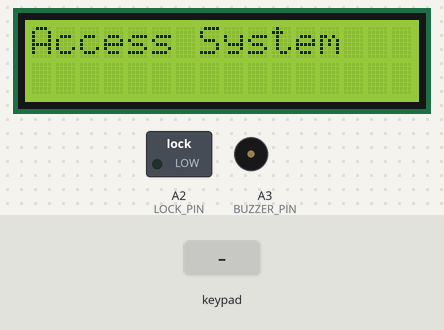
Bench run of a sketch on a simulated Arduino Uno, built with avr-gcc and run on an emulated ATmega328P. On the bench: 16×2 character LCD, switched loads named in the sketch (green lamp = pin HIGH), buzzer (waves = sounding). The inputs (shaded band) are chosen by the test bench.

Above: at 1.3 s.
1.4 s: keypad keys 5 8 7 9 = pressed 0.4 s apart
At 4.0 s:
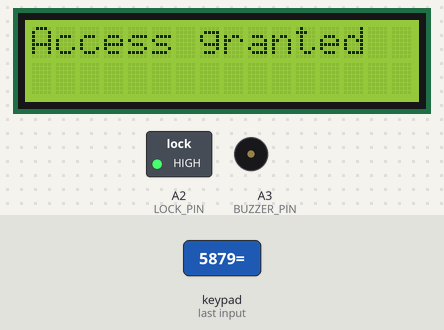
4.9 s: keypad keys 1 3 9 7 = pressed 0.4 s apart
At 9.5 s:
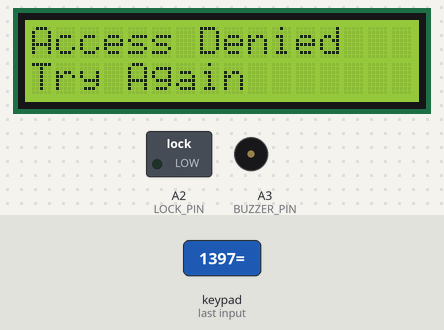
9.9 s: keypad keys 5 8 7 9 * pressed 0.4 s apart
At 12.0 s:
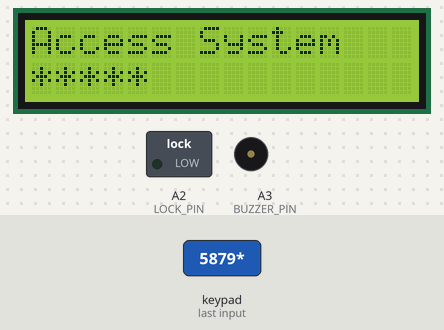
13.4 s: key '7' pressed
At 14.6 s:
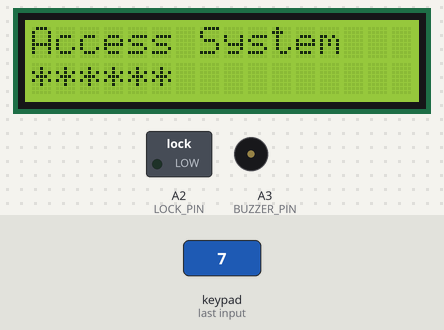
14.9 s: key '8' pressed
At 15.5 s:
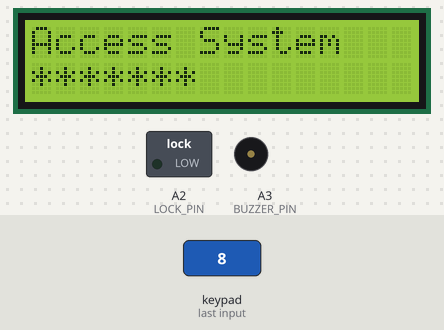
16.4 s: key '9' pressed
At 16.9 s:
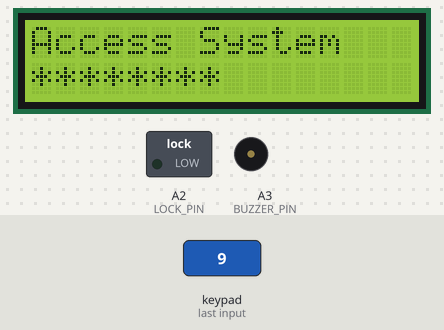
Timing chart, 0 to 19.4 s (numbered marks = the images above; inputs shaded):
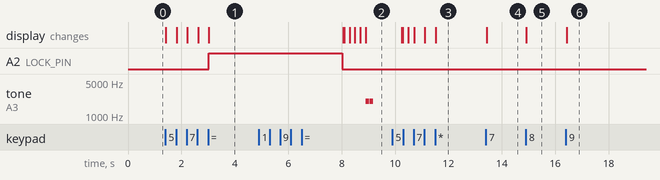

The sketch:

Main.ino
```cpp
// ControlAcceso.ino
#include <Arduino.h>
#include "Config.h"
#include "KeypadManager.h"
#include "DisplayManager.h"
#include "AccessController.h"

// Pines en arrays para KeypadManager
const byte rowPins[4] = { KP_ROW_PIN_0, KP_ROW_PIN_1, KP_ROW_PIN_2, KP_ROW_PIN_3 };
const byte colPins[4] = { KP_COL_PIN_0, KP_COL_PIN_1, KP_COL_PIN_2, KP_COL_PIN_3 };

// Objetos
KeypadManager keypad(rowPins, colPins);
DisplayManager display(LCD_I2C_ADDR);
AccessController access("5879"); // contraseña por defecto: "1234". Cámbiala aquí.

// Variables de entrada
String inputBuffer = "";
unsigned long lastInputTime = 0;

void setup() {
  pinMode(LOCK_PIN, OUTPUT);
  pinMode(BUZZER_PIN, OUTPUT);
  digitalWrite(LOCK_PIN, LOW);
  digitalWrite(BUZZER_PIN, LOW);

  Serial.begin(9600);
  keypad.begin();
  display.begin();
  display.showWelcome();
}

void loop() {
  // Si está bloqueado, mostrar tiempo restante
  if (access.isLocked()) {
    unsigned long rem = access.lockRemainingMs();
    char buf[17];
    snprintf(buf, sizeof(buf), "Bloqued: %lus", (rem+999)/1000);
    display.showMessage("Access Denied", String(buf));
    tone(BUZZER_PIN, 1000, 100); // alerta corta (opcional)
    delay(500);
    return;
  }

  char k = keypad.getKey();
  if (k != '\0') {
    lastInputTime = millis();
    // manejo de teclas
    if (k == 'C') {
      // borrar
      inputBuffer = "";
    } else if (k == '=') {
      // confirmar
      if (inputBuffer.length() > 0) {
        bool ok = access.verify(inputBuffer);
        if (ok) {
          display.showMessage("Access granted", "");
          digitalWrite(LOCK_PIN, HIGH); // abrir
          // mantener abierto 5s
          delay(5000);
          digitalWrite(LOCK_PIN, LOW);
          display.showWelcome();
          inputBuffer = "";
        } else {
          // acceso denegado
          display.showMessage("Access Denied", "Try Again");
          // sonido de error
          for (int i=0;i<2;i++){
            tone(BUZZER_PIN, 2000, 120);
            delay(150);
          }
          inputBuffer = "";
          delay(1000);
          display.showWelcome();
        }
      }
    } else {
      // tecla numérica u otra: agregar si no excede
      if (inputBuffer.length() < MAX_PASSWORD_LENGTH) {
        inputBuffer += k;
      }
    }
  }

  // mostrar entrada enmascarada en LCD
  String masked = "";
  for (unsigned int i=0;i<inputBuffer.length();i++) masked += '*';
  display.showInput(masked);

  // timeout para borrar entrada
  if (inputBuffer.length() > 0 && (millis() - lastInputTime) > INPUT_TIMEOUT_MS) {
    inputBuffer = "";
    display.showWelcome();
  }
}
```

AccessController.cpp
```cpp
// AccessController.cpp
#include "AccessController.h"
#include "Config.h"

AccessController::AccessController(const String& password)
: _password(password), _failedAttempts(0), _lockStartMs(0UL)
{}

bool AccessController::verify(const String& attempt){
  if (isLocked()) return false;
  if (attempt.equals(_password)) {
    notifySuccess();
    return true;
  } else {
    notifyFailedAttempt();
    return false;
  }
}

void AccessController::notifyFailedAttempt(){
  _failedAttempts++;
  if (_failedAttempts >= MAX_FAILED_ATTEMPTS) {
    _lockStartMs = millis();
  }
}

void AccessController::notifySuccess(){
  _failedAttempts = 0;
  _lockStartMs = 0UL;
}

void AccessController::resetAttempts(){
  _failedAttempts = 0;
  _lockStartMs = 0UL;
}

bool AccessController::isLocked(){
  if (_lockStartMs == 0UL) return false;
  unsigned long elapsed = millis() - _lockStartMs;
  if (elapsed >= LOCKOUT_DURATION_MS) {
    // liberar
    _failedAttempts = 0;
    _lockStartMs = 0UL;
    return false;
  }
  return true;
}

unsigned long AccessController::lockRemainingMs(){
  if (!isLocked() && _lockStartMs==0UL) return 0;
  unsigned long elapsed = millis() - _lockStartMs;
  if (elapsed >= LOCKOUT_DURATION_MS) return 0;
  return LOCKOUT_DURATION_MS - elapsed;
}

int AccessController::getFailedAttempts(){
  return _failedAttempts;
}
```

AccessController.h
```cpp
// AccessController.h
#ifndef ACCESSCONTROLLER_H
#define ACCESSCONTROLLER_H

#include <Arduino.h>

class AccessController {
public:
  AccessController(const String& password);
  bool verify(const String& attempt);
  void resetAttempts();
  bool isLocked();
  unsigned long lockRemainingMs(); // ms restantes de bloqueo
  int getFailedAttempts();
  void notifyFailedAttempt();
  void notifySuccess();
private:
  String _password;
  int _failedAttempts;
  unsigned long _lockStartMs;
};

#endif
```

DisplayManager.cpp
```cpp
// DisplayManager.cpp
#include "DisplayManager.h"
#include "Config.h"

// CONSTRUCTOR CORREGIDO: Versión de 3 argumentos compatible con tu librería
// _lcd(Dirección, Columnas, Filas)
DisplayManager::DisplayManager(uint8_t address)
: _lcd(address, 16, 2)
{}

void DisplayManager::begin(){
  _lcd.init();
  _lcd.backlight();
  showWelcome();
}

void DisplayManager::showWelcome(){
  _lcd.clear();
  _lcd.setCursor(0,0);
  _lcd.print(F("Access System"));
  _lcd.setCursor(0,1); // Fila 1 (segunda línea)
  _lcd.print(F("Enter password:"));
}

void DisplayManager::showInput(const String& maskedInput){
  // Borra y reescribe solo la segunda línea
  _lcd.setCursor(0,1);
  String s = maskedInput;
  // Rellena con espacios para limpiar la línea
  while (s.length() < 16) s += ' ';
  _lcd.print(s);
}

void DisplayManager::showMessage(const String& line1, const String& line2){
  _lcd.clear();
  _lcd.setCursor(0,0);
  _lcd.print(line1.substring(0,16));
  _lcd.setCursor(0,1);
  _lcd.print(line2.substring(0,16));
}

void DisplayManager::clear(){
  _lcd.clear();
}
```

DisplayManager.h
```cpp
// DisplayManager.h

#ifndef DISPLAYMANAGER_H
#define DISPLAYMANAGER_H

#include <Arduino.h>
#include <Wire.h>

#include <LiquidCrystal_I2C.h>
#include "Config.h"

class DisplayManager {
public:

  DisplayManager(uint8_t address = 0x3F);
  void begin();
  void showWelcome();
  void showInput(const String& maskedInput);
  void showMessage(const String& line1, const String& line2 = "");
  void clear();
private:
  // Cambiar el objeto de _display a _lcd:
  LiquidCrystal_I2C _lcd;
};

#endif
```

Config.h
```cpp
// Config.h
#ifndef CONFIG_H
#define CONFIG_H

// Pines del teclado
#define KP_ROW_PIN_0 2
#define KP_ROW_PIN_1 3
#define KP_ROW_PIN_2 4
#define KP_ROW_PIN_3 5
#define KP_COL_PIN_0 6
#define KP_COL_PIN_1 7
#define KP_COL_PIN_2 8
#define KP_COL_PIN_3 9

// Pines LCD
#define LCD_I2C_ADDR 0x3F

// Actuadores
#define LOCK_PIN A2      // Relé o LED que representa la cerradura
#define BUZZER_PIN A3    // Buzzer piezo

// Lógica
#define MAX_PASSWORD_LENGTH 8
#define INPUT_TIMEOUT_MS 5000UL    // borrar entrada después de 5000 ms sin teclas
#define LOCKOUT_DURATION_MS 10000UL // bloqueo tras 3 fallos por 10000 ms
#define MAX_FAILED_ATTEMPTS 3

#endif
```

KeypadManager.cpp
```cpp
// KeypadManager.cpp
#include "KeypadManager.h"
#include <Keypad.h>
#include "Config.h"

// Matriz de teclas 4x4
static const char keys[4][4] = {
  { '7','8','9','/' },
  { '4','5','6','*' },
  { '1','2','3','-' },
  { 'C','0','=','+' }
};

static byte rowPinsInternal[4];
static byte colPinsInternal[4];
static Keypad* keypad = nullptr;

KeypadManager::KeypadManager(const byte* rowPins, const byte* colPins) : _rowPins(rowPins), _colPins(colPins) {
  // Copiar pines a arrays internos para Keypad
  for (int i=0;i<4;i++){
    rowPinsInternal[i] = _rowPins[i];
    colPinsInternal[i] = _colPins[i];
  }
}

void KeypadManager::begin(){
  if (keypad == nullptr) {
    keypad = new Keypad( makeKeymap(keys), rowPinsInternal, colPinsInternal, 4, 4 );
  }
}

char KeypadManager::getKey(){
  if (!keypad) return '\0';
  char k = keypad->getKey();
  if (k) return k;
  return '\0';
}
```

KeypadManager.h
```cpp
// KeypadManager.h
#ifndef KEYPADMANAGER_H
#define KEYPADMANAGER_H

#include <Arduino.h>

class KeypadManager {
public:
  KeypadManager(const byte* rowPins, const byte* colPins);
  void begin();
  char getKey(); // devuelve '\0' si no hay tecla nueva
private:
  const byte* _rowPins;
  const byte* _colPins;
};

#endif
```

Measured:
- after the input at 1.4 s, A2 (LOCK_PIN): LOW → HIGH after 1.6 s; the display: first changes at once (image 1 shows a later state)
- after the input at 4.9 s, tone on A3 (BUZZER_PIN): alternates 2000 Hz for 0.12 s and silent for 0.03 s, 4 changes in all, then stays silent, starting after 4.0 s; the display: first differs from a run without the input after 3.2 s (image 2 shows a later state)
- after the input at 9.9 s, the display: first differs from a run without the input after 0.39 s (image 3 shows a later state)
- after the input at 13.4 s, the display: changes at once (image 4)
- after the input at 14.9 s, the display: changes at once (image 5)
- after the input at 16.4 s, the display: changes at once (image 6)
